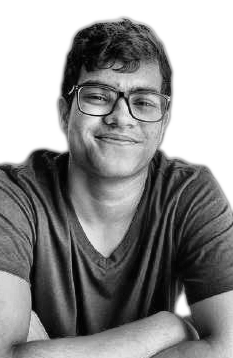
#> input picture source-prepped.png, 233 x 358 px
$ python make_ascii_svg.py
#> lines starting #> are read from the running program, lines starting #| are printed output that depends on the picture
"""
Convert a portrait photo into a CLEAN, monochrome ASCII-art SVG (Andrew6rant
style: one light-gray color, subject isolated on a dark background) that "types"
itself in like a terminal, then holds.

Monochrome is deliberate -- per-character rainbow color is what makes ASCII
portraits look noisy. One fill color + a good density ramp + high contrast
reads as neat and legible.

Tone mapping is POSITIVE: light ink on a dark terminal means a bright pixel
must become a dense glyph. The background is blanked using the subject mask
(alpha channel written by prep_photo.py), not by brightness, so it can't fight
the tone mapping. Brightness is stretched over the subject's own histogram so
the face spans the whole ramp and dark features (glasses, eyes, hairline) stay
sparse instead of drowning in dense glyphs.

GitHub renders SVGs embedded via <img> and runs their SMIL animations there (JS
does not run). Each row is revealed with a left-to-right clip wipe plus a small
block cursor riding the wipe edge, staggered top -> bottom, so the whole
portrait prints once and freezes.
"""
from PIL import Image
import html
import os
import sys

HERE = os.path.dirname(os.path.abspath(__file__))

# Configuration
USERNAME = "aadish"
DISPLAY_NAME = "Aadish Jain"

# defaults to the prepped grayscale+alpha image (see prep_photo.py)
SRC = sys.argv[1] if len(sys.argv) > 1 else os.path.join(HERE, "..", "source-prepped.png")
OUT = sys.argv[2] if len(sys.argv) > 2 else os.path.join(HERE, "..", "aadish-ascii.svg")

COLS = 110           # rows are derived from the image aspect ratio
CELL_W = 3.4        # tiny cells: the card is built at the info card's scale so their
CELL_H = 6.375      # title bars match side by side (keeps the 8:15 glyph ratio)
# sparse -> dense. index 0 (space) is reserved for background.
RAMP = " .:-=+*#%@"   # perceptually even density steps

GAMMA = 1.15         # >1 spreads the highlights so a bright face keeps detail
STRETCH = (2, 98)    # percentile black/white points, measured on the subject only
MIN_INK = 1          # every subject cell gets at least RAMP[MIN_INK] -> solid silhouette
MASK_CUTOFF = 0.5    # alpha below this is background

PAD = 20
TITLEBAR_H = 30
STATUS_H = 30

BG = "#0d1117"
BG2 = "#111722"
FRAME = "#30363d"
TITLE_TEXT = "#7d8590"
INK = "#c9d1d9"      # the single ascii color
INK_HI = "#e6edf3"   # brighter tone for the densest glyphs (subtle depth)
CURSOR = "#c9d1d9"

# ---- reveal timing (one-shot; a cursor rasters top -> bottom) -------------
ROW_DUR = 0.06
STAGGER = 0.06       # == ROW_DUR -> a single cursor sweeping down

STATIC = os.environ.get("STATIC", "").lower() in ("1", "true", "yes")


def sample(src):
    """Return list of ROWS strings of COLS glyphs."""
#> called with src = 'scripts/../source-prepped.png'
    im = Image.open(src)
#> im is the input picture: PIL image 233x358 LA; mean R, G, B, A 70.1, 70.1, 70.1, 180
    has_alpha = im.mode in ("LA", "RGBA") or "transparency" in im.info
#> has_alpha = True
    if has_alpha:
        im = im.convert("LA")
        gray, alpha = im.split()
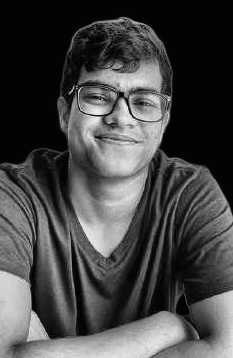
#> gray: PIL image 233x358 L; min 1, max 239, mean 70.1
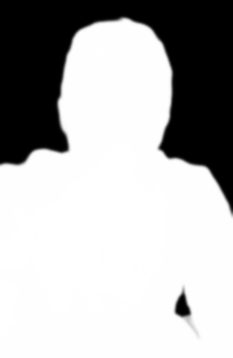
#> alpha: PIL image 233x358 L; min 0, max 255, mean 180
    else:
        # legacy prepped image: background composited to white
        gray = im.convert("L")
        alpha = gray.point(lambda v: 0 if v >= 245 else 255)

    rows = max(1, round(COLS * gray.height / gray.width * CELL_W / CELL_H))
#> rows = 90

    g = gray.resize((COLS, rows), Image.Resampling.LANCZOS).load()
    a = alpha.resize((COLS, rows), Image.Resampling.BOX).load()

    # black/white points from the SUBJECT's own histogram, so the face uses the
    # whole ramp instead of piling up at the dense end
    vals = sorted(g[x, y] for y in range(rows) for x in range(COLS)
                  if a[x, y] / 255.0 >= MASK_CUTOFF) or [0, 255]
#> vals = 7010 values from 0 to 251
    lo = vals[int(len(vals) * STRETCH[0] / 100)]
#> lo = 6
    hi = vals[min(len(vals) - 1, int(len(vals) * STRETCH[1] / 100))]
#> hi = 214
    span = max(1, hi - lo)
#> span = 208

    top = len(RAMP) - 1
    out = []
    for y in range(rows):
        chars = []
        for x in range(COLS):
            if a[x, y] / 255.0 < MASK_CUTOFF:
                chars.append(" ")
                continue
            d = pow(min(1.0, max(0.0, (g[x, y] - lo) / span)), GAMMA)
            idx = MIN_INK + int(d * (top - MIN_INK) + 0.5)
            chars.append(RAMP[max(MIN_INK, min(top, idx))])
        out.append("".join(chars))
#> after the loop, out = 90 items

    # drop fully blank rows at top/bottom so the art sits snugly in the frame
    while out and not out[0].strip():
        out.pop(0)
#> this loop made 5 passes
#> after the loop, out = 85 items
    while out and not out[-1].strip():
        out.pop()
#> this loop made 0 passes
    return out


def build_svg():
    if not os.path.isfile(SRC):
        print(f"error: source image not found: {SRC}", file=sys.stderr)
        print("run prep_photo.py first, or pass the image path as argv[1]", file=sys.stderr)
        sys.exit(1)

    rows_txt = sample(SRC)
#> rows_txt = 85 items
    rows = len(rows_txt)
#> rows = 85
    art_w = COLS * CELL_W
    art_h = rows * CELL_H
#> art_h = 541.9
    canvas_w = art_w + PAD * 2
    art_top = TITLEBAR_H + PAD * 0.6
    canvas_h = int(art_top + art_h + PAD * 0.6 + STATUS_H + PAD * 0.4)
#> canvas_h = 633

    parts = []
    parts.append(
        f'<svg xmlns="http://www.w3.org/2000/svg" width="{canvas_w}" height="{canvas_h}" '
        f'viewBox="0 0 {canvas_w} {canvas_h}" font-family="ui-monospace, SFMono-Regular, '
        f'Menlo, Consolas, monospace">'
    )
    parts.append('<defs>'
                 f'<linearGradient id="bg" x1="0" y1="0" x2="0" y2="1">'
                 f'<stop offset="0" stop-color="{BG2}"/><stop offset="1" stop-color="{BG}"/>'
                 f'</linearGradient>'
                 # soft vignette behind the subject so it doesn't sit on a flat slab
                 f'<radialGradient id="glow" cx="0.5" cy="0.42" r="0.6">'
                 f'<stop offset="0" stop-color="#58a6ff" stop-opacity="0.07"/>'
                 f'<stop offset="1" stop-color="#58a6ff" stop-opacity="0"/>'
                 f'</radialGradient></defs>')

    parts.append(f'<rect width="{canvas_w}" height="{canvas_h}" rx="12" fill="url(#bg)"/>')
    parts.append(f'<rect x="0" y="{TITLEBAR_H}" width="{canvas_w}" height="{art_h + PAD:.0f}" fill="url(#glow)"/>')
    parts.append(f'<rect x="0.5" y="0.5" width="{canvas_w-1}" height="{canvas_h-1}" rx="12" '
                 f'fill="none" stroke="{FRAME}" stroke-width="1"/>')

    parts.append(f'<line x1="0" y1="{TITLEBAR_H}" x2="{canvas_w}" y2="{TITLEBAR_H}" stroke="{FRAME}"/>')
    for i, dotcol in enumerate(["#ff5f56", "#ffbd2e", "#27c93f"]):
        parts.append(f'<circle cx="{PAD + i*16}" cy="{TITLEBAR_H/2}" r="5" fill="{dotcol}"/>')
#> after the loop, parts = 9 items
    parts.append(f'<text x="{canvas_w/2}" y="{TITLEBAR_H/2 + 4}" fill="{TITLE_TEXT}" font-size="12" '
                 f'text-anchor="middle">{USERNAME}@github: ~$ ./portrait.sh</text>')

    # one <text> per row; the densest glyphs get a slightly brighter tone via
    # tspans so highlights pop without breaking the monochrome look
    dense = set(RAMP[-3:])
    font_size = CELL_H * 0.86
    for ry, line in enumerate(rows_txt):
        y = art_top + ry * CELL_H + CELL_H * 0.74
        row_y = art_top + ry * CELL_H
        delay = ry * STAGGER

        segs, cur, cur_hi = [], "", None
        for ch in line:
            hi = ch in dense
            if cur and hi != cur_hi:
                segs.append((cur, cur_hi))
                cur = ""
            cur += ch
            cur_hi = hi
        if cur:
            segs.append((cur, cur_hi))
        body = "".join(f'<tspan fill="{INK_HI}" font-weight="700">{html.escape(s)}</tspan>' if hi
                       else html.escape(s) for s, hi in segs)

        text = (f'<text xml:space="preserve" x="{PAD}" y="{y:.1f}" fill="{INK}" '
                f'font-size="{font_size:.1f}" textLength="{art_w}" lengthAdjust="spacing">{body}</text>')

        if STATIC:
            parts.append(text)
            continue

        parts.append(
            f'<clipPath id="r{ry}"><rect x="{PAD}" y="{row_y:.1f}" height="{CELL_H}" width="0">'
            f'<animate attributeName="width" from="0" to="{art_w}" begin="{delay:.3f}s" '
            f'dur="{ROW_DUR:.2f}s" fill="freeze"/></rect></clipPath>'
        )
        parts.append(f'<g clip-path="url(#r{ry})">{text}</g>')
        parts.append(
            f'<rect y="{row_y+1:.1f}" width="{CELL_W}" height="{CELL_H-2}" fill="{CURSOR}" opacity="0">'
            f'<animate attributeName="x" from="{PAD}" to="{PAD+art_w}" begin="{delay:.3f}s" '
            f'dur="{ROW_DUR:.2f}s" fill="freeze"/>'
            f'<set attributeName="opacity" to="0.85" begin="{delay:.3f}s"/>'
            f'<set attributeName="opacity" to="0" begin="{delay+ROW_DUR:.3f}s"/></rect>'
        )
#> this loop made 85 passes
#> (y, row_y, delay) on passes 1 to 12: (46.72, 42, 0), (53.09, 48.38, 0.06), (59.47, 54.75, 0.12), (65.84, 61.12, 0.18), (72.22, 67.5, 0.24), (78.59, 73.88, 0.3), (84.97, 80.25, 0.36), (91.34, 86.62, 0.42), (97.72, 93, 0.48), (104.1, 99.38, 0.54), (110.5, 105.8, 0.6), (116.8, 112.1, 0.66)
#> (y, row_y, delay) on passes 61 to 66: (429.2, 424.5, 3.6), (435.6, 430.9, 3.66), (442, 437.2, 3.72), (448.3, 443.6, 3.78), (454.7, 450, 3.84), (461.1, 456.4, 3.9)
#> after the loop, parts = 265 items

    # status bar with a steady blinking cursor
    status_line_y = art_top + art_h + PAD * 0.6
#> status_line_y = 595.9
    status_y = status_line_y + 20
#> status_y = 615.9
    status_text = f"{USERNAME}@github:~$ whoami "
    # Pin the status line to an exact width with textLength (like the art rows)
    # so the cursor lands right after the name whatever monospace font renders.
    char_w = 7.8   # nominal advance of a 13px monospace glyph (0.6em)
    status_w = (len(status_text) + len(DISPLAY_NAME)) * char_w
    cursor_x = PAD + status_w + 2
    parts.append(f'<line x1="0" y1="{status_line_y:.1f}" x2="{canvas_w}" y2="{status_line_y:.1f}" stroke="{FRAME}"/>')
    parts.append(f'<text xml:space="preserve" x="{PAD}" y="{status_y:.1f}" fill="{TITLE_TEXT}" font-size="13" '
                 f'textLength="{status_w:.1f}" lengthAdjust="spacingAndGlyphs">'
                 f'{html.escape(status_text)}<tspan fill="{INK}">{html.escape(DISPLAY_NAME)}</tspan></text>')
    parts.append(f'<rect x="{cursor_x:.1f}" y="{status_y-12:.1f}" width="8" height="14" fill="{INK}">'
                 f'<animate attributeName="opacity" values="1;1;0;0" keyTimes="0;0.5;0.51;1" '
                 f'dur="1s" repeatCount="indefinite"/></rect>')

    parts.append("</svg>")
    return "".join(parts), canvas_w, canvas_h


if __name__ == "__main__":
    svg, w, h = build_svg()
#> w = 414; h = 633
    with open(OUT, "w", encoding="utf-8") as f:
        f.write(svg)
    print("wrote", OUT, len(svg), "bytes;", w, "x", h)
#| wrote scripts/../aadish-ascii.svg 69855 bytes; 414.0 x 633

$ run again, with source-photo.jpg saved as source-prepped.png
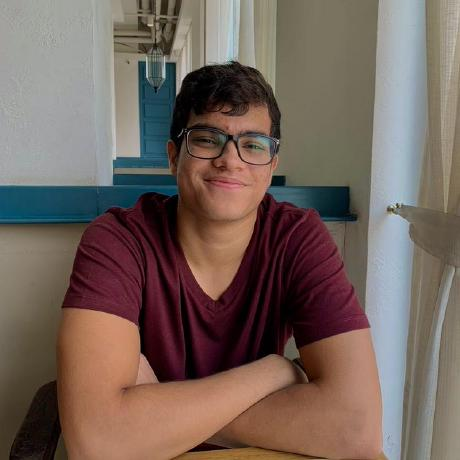
#> input picture source-photo.jpg, 460 x 460 px
#> in sample, im is the input picture: PIL image 460x460 RGB; mean R, G, B 116.3, 99.6, 91.5
#> has_alpha = False
#> in sample, `gray = im.convert("L")`:
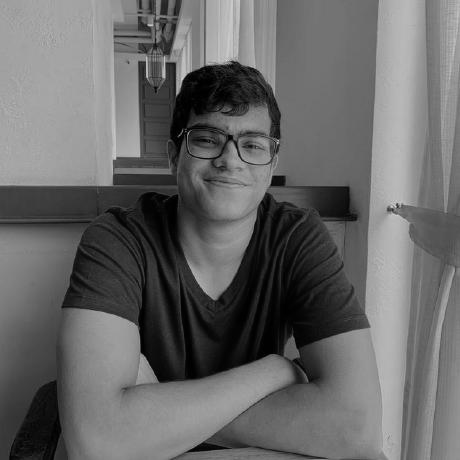
#> gray: PIL image 460x460 L; min 0, max 223, mean 103.7
#> alpha: PIL image 460x460 L; every value is 255
#> vals = 6490 values from 0 to 195
#> lo = 5
#> hi = 180
#> span = 175
#> after the loop in sample, `for y in range(rows):`: out = 59 items
#> in build_svg, `rows = len(rows_txt)`: rows = 59
#> art_h = 376.1
#> canvas_h = 468
#> after the loop in build_svg, `for i, dotcol in enumerate(["#ff5f56", "#ffbd2e", "#27c93f"]):`: parts = 9 items
#> the loop in build_svg, `for ry, line in enumerate(rows_txt):` made 59 passes
#> (y, row_y, delay) on passes 1 to 8: (46.72, 42, 0), (53.09, 48.38, 0.06), (59.47, 54.75, 0.12), (65.84, 61.12, 0.18), (72.22, 67.5, 0.24), (78.59, 73.88, 0.3), (84.97, 80.25, 0.36), (91.34, 86.62, 0.42)
#> after the loop in build_svg, `for ry, line in enumerate(rows_txt):`: parts = 187 items
#> status_line_y = 430.1
#> status_y = 450.1
#> w = 414; h = 468
#| wrote scripts/../aadish-ascii.svg 55345 bytes; 414.0 x 468
